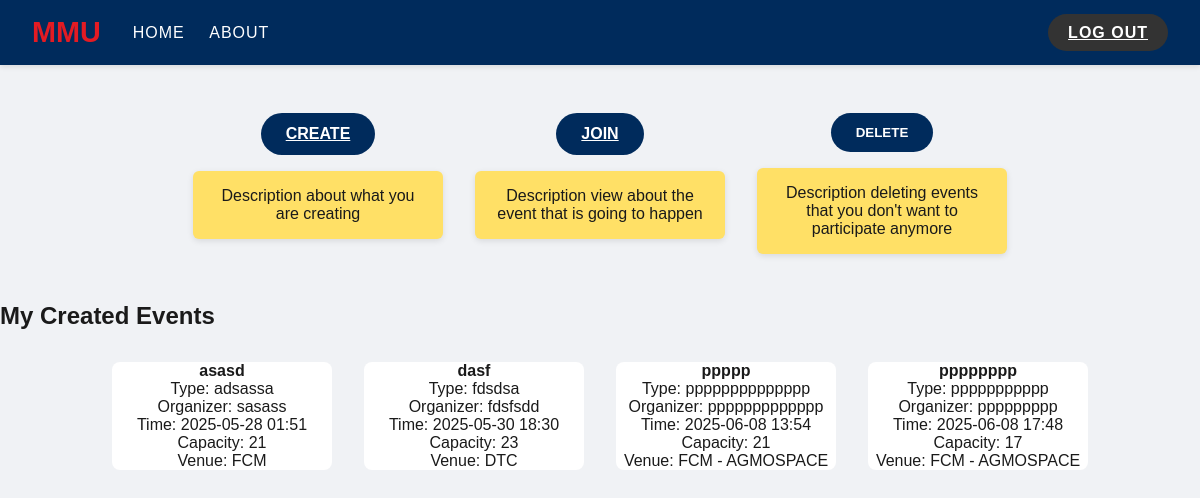
Before: /userpage (signed in) with the older database file.
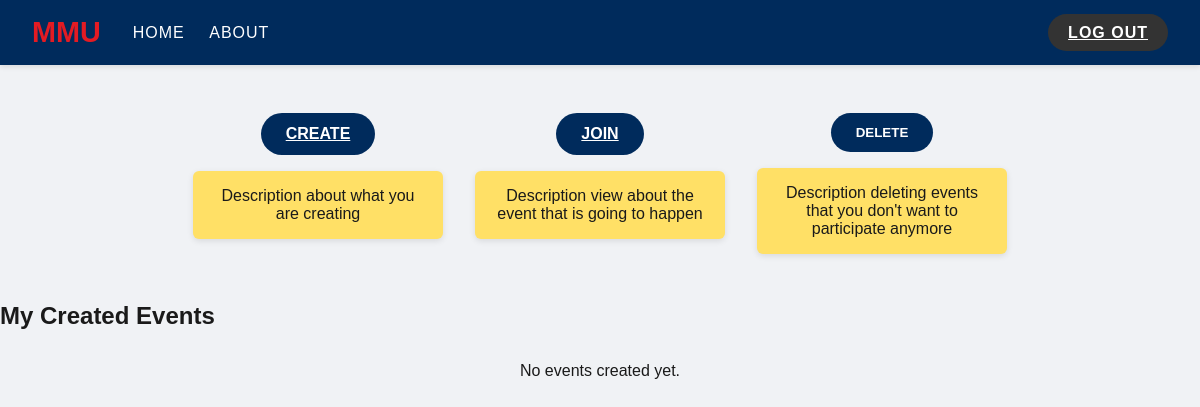
After: the same page with the newer database file.
### model.py (models this page shows)
class Event(db.Model):
    __tablename__ = 'events'
    id = db.Column(db.Integer, primary_key=True)
    name = db.Column(db.String(200), nullable=False)
    event_type = db.Column(db.String(100), nullable=False)
    organizer = db.Column(db.String(100), nullable=False)
    event_time = db.Column(db.DateTime, nullable=False)
    maximum_capacity = db.Column(db.Integer, nullable=False)
    venue_code = db.Column(db.Integer, nullable=True)
    cancelled = db.Column(db.Boolean, default=False)
    created_at = db.Column(db.DateTime, default=datetime.utcnow)
    bg_gradient = db.Column(db.String(200))
    created_by = db.Column(db.Integer, db.ForeignKey('users.id', ondelete='CASCADE'), nullable=False)
    building_id = db.Column(db.Integer, db.ForeignKey('mmu_buildings.id', ondelete='SET NULL'), nullable=True)
    room_id = db.Column(db.Integer, db.ForeignKey('rooms.room_id', ondelete='SET NULL'), nullable=True)
    creator = db.relationship('User', back_populates='created_events')
    building_info = db.relationship('MMUBuilding', back_populates='events')
    room_info = db.relationship('Room', back_populates='events')
    participants = db.relationship('User', secondary=event_participants, back_populates='joined_events')
    notifications = db.relationship('Notification', back_populates='event', cascade='all, delete-orphan', passive_deletes=True)
    comments = db.relationship('Comment', back_populates='event', cascade='all, delete-orphan', passive_deletes=True)

class MMUBuilding(db.Model):
    __tablename__ = 'mmu_buildings'
    id = db.Column(db.Integer, primary_key=True)
    building_name = db.Column(db.String(100), nullable=False)
    rooms = db.relationship('Room', back_populates='building', cascade='all, delete-orphan', passive_deletes=True)
    events = db.relationship('Event', back_populates='building_info', cascade='all, delete-orphan', passive_deletes=True)

class Room(db.Model):
    __tablename__ = 'rooms'
    room_id = db.Column(db.Integer, primary_key=True)
    room_name = db.Column(db.String(100), nullable=False)
    building_id = db.Column(db.Integer, db.ForeignKey('mmu_buildings.id', ondelete='CASCADE'), nullable=False)
    building = db.relationship('MMUBuilding', back_populates='rooms')
    events = db.relationship('Event', back_populates='room_info', cascade='all, delete-orphan', passive_deletes=True)

### app.py (the view)
@app.route('/userpage')
@login_required
def userpage():
    send_upcoming_event_notifications(current_user)
    my_events = Event.query.filter_by(created_by=current_user.id).all()
    joined_events = Event.query.join(event_participants).filter(
        event_participants.c.user_id == current_user.id
    ).all()
    notifications = Notification.query.filter_by(user_id=current_user.id).order_by(
        Notification.notify_at.desc()
    ).all()
    unread_notifications_count = len(notifications)
    for notification in notifications:
        notification.local_notify_at = to_malaysia_time(notification.notify_at)
        notification.read = True
    db.session.commit()
    return render_template(
        'userpage.html',
        my_events=my_events,
        joined_events=joined_events,
        notifications=notifications, unread_notifications_count=unread_notifications_count
    )

### app.py (called while the page is built, shortened)
@login_manager.user_loader
def load_user(user_id):
    return User.query.get(int(user_id))

def to_malaysia_time(dt_utc):
    if dt_utc is None:
        return None
    utc = pytz.utc
    malaysia_tz = pytz.timezone('Asia/Kuala_Lumpur')
    if dt_utc.tzinfo is None:
        dt_utc = utc.localize(dt_utc)
    else:
        dt_utc = dt_utc.astimezone(utc)
    return dt_utc.astimezone(malaysia_tz)

def send_upcoming_event_notifications(user):
    now_utc = datetime.utcnow()
    now = to_malaysia_time(now_utc)
    joined_events = Event.query.join(event_participants).filter(
        event_participants.c.user_id == user.id
    ).all()
    db.session.commit()

### templates/userpage.html (shortened to what this page needs)
<!DOCTYPE html>
<html lang="en">
<head>
  <link rel="stylesheet" href="{{ url_for('static', filename='style.css') }}">
</head>
<body>
    <div class="navbar">
        <div class="navbar-left">
          <div class="navbar-logo">MMU</div>
          <div class="navbar-links">
            <a href="{{ url_for('home') }}">Home</a>
            <a href="{{ url_for('about') }}">About</a>
          </div>
        </div>
        <div class="navbar-right">
          <a href="{{ url_for('home') }}" class="logout-btn">LOG OUT</a>
        </div>
      </div>
      <section class="actions-section">
        <div class="action-card">
          <a href="{{ url_for('create_event') }}" class="action-btn">Create</a>
          <div class="action-desc">Description about what you are creating</div>
        </div>
        <div class="action-card">
          <a href="{{ url_for('join') }}" class="action-btn">Join</a>
          <div class="action-desc">Description view about the event that is going to happen</div>
        </div>
        <div class="action-card">
          <button class="action-btn">Delete</button>
          <div class="action-desc">Description deleting events that you don't want to participate anymore</div>
        </div>
      </section>
      <h2>My Created Events</h2>
      <section class="event-section">
        {% for event in my_events %}
          <div class="event-card">
            <div><strong>{{ event.name }}</strong></div>
            <div>Type: {{ event.event_type }}</div>
            <div>Organizer: {{ event.organizer }}</div>
            <div>Time: {{ event.event_time.strftime('%Y-%m-%d %H:%M') }}</div>
            <div>Capacity: {{ event.maximum_capacity }}</div>
            <div>
              Venue:
              {% if event.building_info %}
                {{ event.building_info.building_name }}
                {% if event.room_info %}
                  - {{ event.room_info.room_name }}
                {% endif %}
              {% else %}
                Location not set
              {% endif %}
            </div>
          </div>
        {% else %}
          <p>No events created yet.</p>
        {% endfor %}
      </section>
</body>
</html>

Changed rows visible on the page:
removed Event: name "asasd", event_type "adsassa", organizer "sasass", event_time "2025-05-28 01:51", maximum_capacity "21", building_info.building_name "FCM"
removed Event: name "dasf", event_type "fdsdsa", organizer "fdsfsdd", event_time "2025-05-30 18:30", maximum_capacity "23", building_info.building_name "DTC"
removed Event: name "ppppp", event_type "pppppppppppppp", organizer "ppppppppppppp", event_time "2025-06-08 13:54", maximum_capacity "21", building_info.building_name "FCM", room_info.room_name "AGMOSPACE"
removed Event: name "pppppppp", event_type "ppppppppppp", organizer "ppppppppp", event_time "2025-06-08 17:48", maximum_capacity "17", building_info.building_name "FCM", room_info.room_name "AGMOSPACE"
Other visible differences:
text now shown: "No events created yet."
